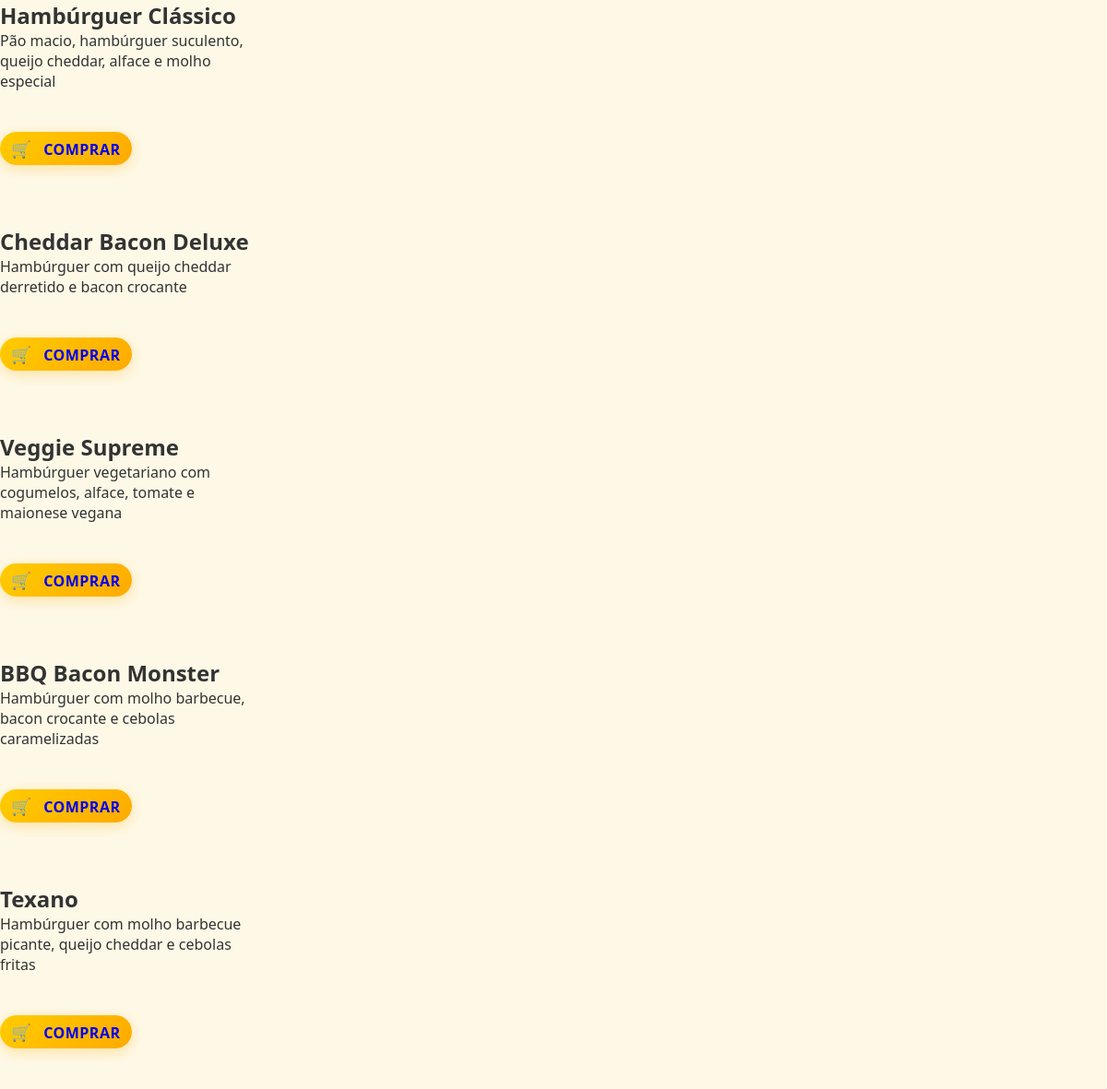
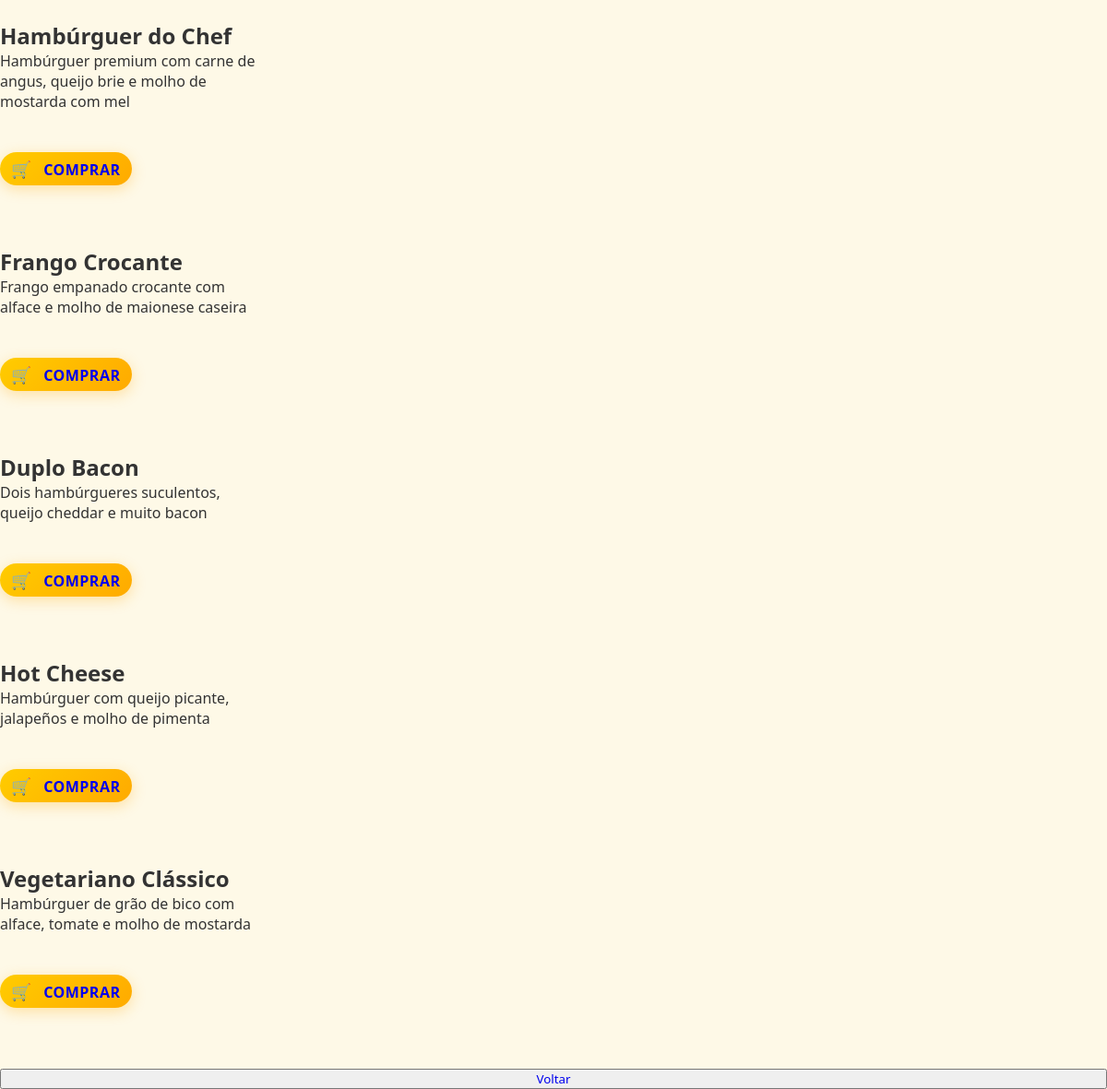
/codigo/listarHamburguer.php, run on the app's committed database (2 pictures, top to bottom).
### tables this page shows
CREATE TABLE IF NOT EXISTS `produto` (
  `idproduto` INT NOT NULL AUTO_INCREMENT,
  `nome` VARCHAR(45) NOT NULL,
  `preco` DECIMAL(10,2) NOT NULL,
  `descricao` VARCHAR(200) NULL,
  `tipo` CHAR(1) NOT NULL,
  PRIMARY KEY (`idproduto`),
  UNIQUE INDEX `idproduto_UNIQUE` (`idproduto` ASC) VISIBLE,
  UNIQUE INDEX `nome_UNIQUE` (`nome` ASC) VISIBLE);

### codigo/listarHamburguer.php (the view, shortened to what this page needs)
<link rel="stylesheet" href="../css/style.css">
<body>
     <?php
    require_once "../conexao.php";
    $sql = "SELECT * FROM produto WHERE tipo = 'H'";
    $comando = mysqli_prepare($conexao, $sql);
    mysqli_stmt_execute($comando);
    $resultados = mysqli_stmt_get_result($comando);
    $lista_produto = [];
    while ($produto = mysqli_fetch_assoc($resultados)) {
        $lista_produto[] = $produto;
    }
    if (count($lista_produto) > 0) {
       foreach ($lista_produto as $produto) {
        $idproduto = $produto['idproduto'];
        $nome = $produto['nome'];
        $preco = $produto['preco'];
        $descricao = $produto['descricao'];
        echo "<div class='card' style='width: 18rem;'>";
        echo "<div class='card-body'>";
        echo "<h2 class='card-title'>$nome</h2>";
        echo "<p class='card-text'>$descricao</p>";
        echo "</div>";
        echo "<br><br>";
        echo "<div class='card-body'>";
        echo "<button class='btn-comprar'> <a style='text-decoration: none;'href='adicionarCarrinho.php?id=$idproduto&preco=$preco' class='card-link'>Comprar</a></button>";
        echo "</div>";
        echo "<br><br><br>";
        echo "</div>";
        }
    } else {
        echo "<p>Nenhum Hamburguer encontrada.</p>";
    }
?>
    <button><a style="text-decoration: none" href="telaCompra.php">Voltar</a></button>
</body>

### css/style.css (style rules this page uses)
* { margin: 0; padding: 0; box-sizing: border-box; font-family: 'Segoe UI', Tahoma, Geneva, Verdana, sans-serif; }
body { background-color: #fef9e7; color: #333; min-height: 100vh; display: flex; flex-direction: column; }
.btn-comprar { background: linear-gradient(135deg, #ffcc00, #ffaa00); color: #8B4513; border: none; padding: 6px 12px; font-size: 1rem; font-weight: 600; border-radius: 25px; cursor: pointer; transition: all 0.3s ease; box-shadow: 0 4px 15px rgba(255, 170, 0, 0.3); text-transform: uppercase; letter-spacing: 0.5px; position: relative; overflow: hidden; }
.btn-comprar::before { content: "🛒"; margin-right: 8px; font-size: 1.1rem; }
.btn-comprar::after { content: ''; position: absolute; top: 0; left: -100%; width: 100%; height: 100%; background: linear-gradient(90deg, transparent, rgba(255,255,255,0.3), transparent); transition: left 0.5s ease; }
body { background-color: #fef9e7; color: #333; min-height: 100vh; display: flex; flex-direction: column; overflow-x: hidden; }

### data on the page
produto: nome "Hambúrguer Clássico", descricao "Pão macio, hambúrguer suculento, queijo cheddar, alface e molho especial"
produto: nome "Cheddar Bacon Deluxe", descricao "Hambúrguer com queijo cheddar derretido e bacon crocante"
produto: nome "Veggie Supreme", descricao "Hambúrguer vegetariano com cogumelos, alface, tomate e maionese vegana"
produto: nome "BBQ Bacon Monster", descricao "Hambúrguer com molho barbecue, bacon crocante e cebolas caramelizadas"
produto: nome "Texano", descricao "Hambúrguer com molho barbecue picante, queijo cheddar e cebolas fritas"
produto: nome "Hambúrguer do Chef", descricao "Hambúrguer premium com carne de angus, queijo brie e molho de mostarda com mel"
produto: nome "Frango Crocante", descricao "Frango empanado crocante com alface e molho de maionese caseira"
produto: nome "Duplo Bacon", descricao "Dois hambúrgueres suculentos, queijo cheddar e muito bacon"
produto: nome "Hot Cheese", descricao "Hambúrguer com queijo picante, jalapeños e molho de pimenta"
produto: nome "Vegetariano Clássico", descricao "Hambúrguer de grão de bico com alface, tomate e molho de mostarda"
